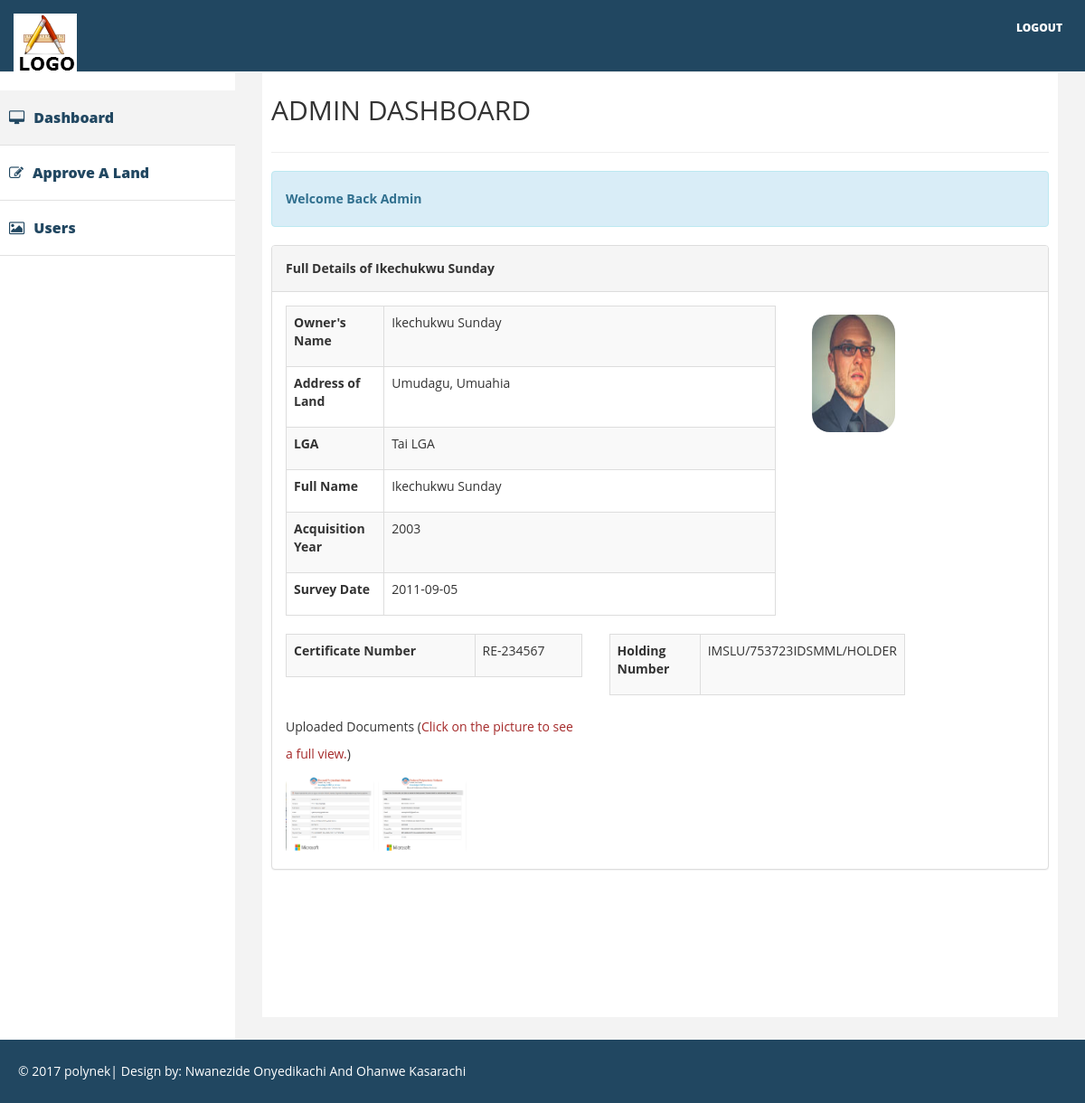
The app's page /admin/fulldetails.php?upn=IMSLU/2017/791789780 (signed in) with its own data.
### tables this page shows
CREATE TABLE `regland` (
  `id` int(11) NOT NULL,
  `address_of_land` text NOT NULL,
  `lga` text NOT NULL,
  `acquisition_year` varchar(10) NOT NULL,
  `survey_date` varchar(50) NOT NULL,
  `holding_type` text NOT NULL,
  `current_land_use` text NOT NULL,
  `userid` varchar(200) NOT NULL,
  `certificate_number` varchar(500) NOT NULL,
  `holding_number` varchar(500) NOT NULL,
  `soil_fertility` text NOT NULL,
  `other_evidence` text NOT NULL,
  `encumbrance` text NOT NULL,
  `orthograph_num` varchar(20) NOT NULL,
  `upn` varchar(500) NOT NULL,
  `date_registered` varchar(50) NOT NULL,
  `status` text NOT NULL,
  `gps_coordinates` varchar(100) NOT NULL,
  `soldby` text NOT NULL,
  `note` text NOT NULL,
  `photo` text NOT NULL,
  `username` text NOT NULL,
  `date_updated` varchar(50) NOT NULL
);

CREATE TABLE `documentation` (
  `id` int(11) NOT NULL,
  `upn` varchar(500) NOT NULL,
  `img1` varchar(5000) NOT NULL,
  `img` varchar(500) NOT NULL,
  `userid` varchar(300) NOT NULL,
  `what_action` varchar(20) NOT NULL,
  `date_uploaded` varchar(20) NOT NULL
);

### admin/fulldetails.php (the view, shortened to what this page needs)
<?php
include"connect.php";
?>
<!DOCTYPE html>
<html>
<head>
    <link href="assets/css/bootstrap.css" rel="stylesheet" />
    <link href="assets/css/font-awesome.css" rel="stylesheet" />
    <link href="assets/css/custom.css" rel="stylesheet" />
</head>
<body>
    <div id="wrapper">
         <div class="navbar navbar-inverse navbar-fixed-top">
            <div class="adjust-nav">
                <div class="navbar-header">
                    <a class="navbar-brand" href="#">
                        <img src="assets/img/logo.png" />
                    </a>
                </div>
                <span class="logout-spn" >
                  <a href="logout.php" style="color:#fff;font-size:12px">LOGOUT</a>
                </span>
            </div>
        </div>
        <nav class="navbar-default navbar-side" role="navigation">
            <div class="sidebar-collapse">
                <ul class="nav" id="main-menu">
                    <li class="active-link">
                        <a href="dashboard.php" ><i class="fa fa-desktop "></i>Dashboard </a>
                    </li>
                    <li>
                        <a href="approve.php"><i class="fa fa-edit "></i>Approve A Land</a>
                    </li>
                    <li>
                        <a href="users.php"><i class="fa fa-image "></i>Users</a>
                    </li>
                </ul>
                            </div>
        </nav>
		 <div id="page-wrapper" >
            <div id="page-inner">
                <div class="row">
                    <div class="col-lg-12">
                     <h2>ADMIN DASHBOARD</h2>
                    </div>
                </div>
                  <hr />
                <div class="row">
                    <div class="col-lg-12 ">
                        <div class="alert alert-info">
                             <strong>Welcome Back Admin</strong>
                        </div>
                    </div>
                    </div>
                        <?php
	$mysqli1="select * from regland INNER JOIN documentation ON regland.upn = documentation.upn where regland.upn='" . $_GET["upn"] . "' ";
	$myquery1=mysqli_query($con,$mysqli1) or die(mysqli_error($con));
	$fetch=mysqli_fetch_object($myquery1);
	?>
						<div class="panel panel-default">
                        <div class="panel-heading">
                             <strong>Full Details of <?php echo $fetch->username; ?></strong>
                        </div>
                        <div class="panel-body">
						<div class="row">
						<div class="col-md-8">
								<table class="table table-striped table-bordered table-hover">
								<tr>
								<td class="width">
								<p class="bold">Owner's Name</p>
								</td>
								<td class="width1">
								<p><?php echo $fetch->username; ?></p>
								</td>
								</tr>
								<tr>
								<td class="width">
								<p class="bold">Address of Land</p>
								</td>
								<td class="width1">
								<p><?php echo $fetch->address_of_land; ?></p>
								</td>
								</tr>
								<tr>
								<td class="width">
								<p class="bold">LGA</p>
								</td>
								<td class="width1">
								<p><?php echo $fetch->lga; ?></p>
								</td>
								</tr>
								<tr>
								<td class="width">
								<p class="bold">Full Name</p>
								</td>
								<td class="width1">
								<p><?php echo $fetch->username; ?></p>
								</td>
								</tr>
								<tr>
								<td class="width">
								<p class="bold">Acquisition Year</p>
								</td>
								<td class="width1">
								<p><?php echo $fetch->acquisition_year; ?></p>
								</td>
								</tr>
								<tr>
								<td class="width">
								<p class="bold">Survey Date</p>
								</td>
								<td class="width1">
								<p><?php echo $fetch->survey_date; ?></p>
								</td>
								</tr>
								</table>
								</div>
								<div class="col-md-3">
								<img src="../<?php echo $fetch->photo; ?>" alt="" class="img-responsive"  align="absmiddle" id="outputpix"/><br />
								</div>
								</div>
								<div class="row">
								<div class="col-md-5">
								<table class="table table-striped table-bordered table-hover">
								<tr>
								<td class="">
								<p class="bold">Certificate Number</p>
								</td>
								<td class="">
								<p><?php echo $fetch->certificate_number; ?></p>
								</td>
								</tr>
								</table>
								</div>
								<div class="col-md-5">
								<table class="table table-striped table-bordered table-hover">
								<tr>
								<td class="">
								<p class="bold">Holding Number</p>
								</td>
								<td class="">
								<p><?php echo $fetch->holding_number; ?></p>
								</td>
								</tr>
								</table>
								</div>
								</div>
								<div class="row">
								<div class="col-md-5">
								<p>Uploaded Documents (<span style="color:brown;">Click on the picture to see a full view.</span>)</p>
								<a href="../myportal/<?php echo $fetch->img; ?>"><img src="../myportal/<?php echo $fetch->img; ?>" style="width:30%; height:30%; cursor:pointer; border-radius:10%;"></a>
								<a href="../myportal/<?php echo $fetch->img1; ?>"><img src="../myportal/<?php echo $fetch->img1; ?>" style="width:30%; height:30%; cursor:pointer;border-radius:10%;"></a>
								</div>
								</div>
								</div>
                            </div>
                        </div>
                    </div>
                    </div>
		    <div class="footer">
            <div class="row">
                <div class="col-lg-12" >
                    &copy;  2017 polynek| Design by: <a href="" style="color:#fff;" target="_blank">Nwanezide Onyedikachi And Ohanwe Kasarachi</a>
                </div>
            </div>
        </div>
</body>
</html>

### admin/assets/css/custom.css (style rules this page uses)
body { font-family: 'Open Sans', sans-serif; line-height:30px; }
#wrapper { width: 100%; margin-top:50px; }
#page-wrapper { padding: 15px 15px; min-height: 600px; background:#F3F3F3; }
#page-inner { width:100%; margin:10px 20px 10px 0px; background-color:#fff!important; padding:10px; min-height:1050px; }
.sidebar-collapse .nav { padding:0; padding-top:50px; }
.sidebar-collapse > .nav > li > a { padding:15px 10px; color: #214761; font-weight: 900; font-size: 16px; }
.sidebar-collapse > .nav > li { border-bottom:1px solid #e1e1e1; }
.navbar-side { border:none; background-color: #fff; }
.navbar-inverse { background-color: #214761; border-color: #F0F0F0; min-height: 80px; }
.nav > li > a > i { margin-right:10px; }
.logout-spn { float:right; color:#fff; font-size:25px; font-weight:800; margin:20px; margin: 10px 25px 10px 50px; }
.logout-spn a { text-decoration:none; }
.active-link { background-color:#f3f3f3; }
.footer { background-color:#214761; width:100%; color:#fff; padding:20px 50px 20px 50px; padding-left:20px; }
@media (min-width:768px) { #page-wrapper { margin: 0 0 0 260px; padding: 15px 30px; min-height: 1050px; } }
@media (min-width:768px) { .navbar-side { z-index: 1; position: absolute; width: 260px; } }

### admin/fulldetails.php (style rules this page uses)
.bold { font-weight:bold; }
.width { width:20%; }
#outputpix { width:50%; height:130px; border-radius:20px; margin:10px; }

### records on screen
regland: username "Ikechukwu Sunday", address_of_land "Umudagu, Umuahia", lga "Tai LGA", acquisition_year "2003", survey_date "2011-09-05", photo (picture), certificate_number "RE-234567", holding_number "IMSLU/753723IDSMML/HOLDER", documentation.img (picture), documentation.img1 (picture)
